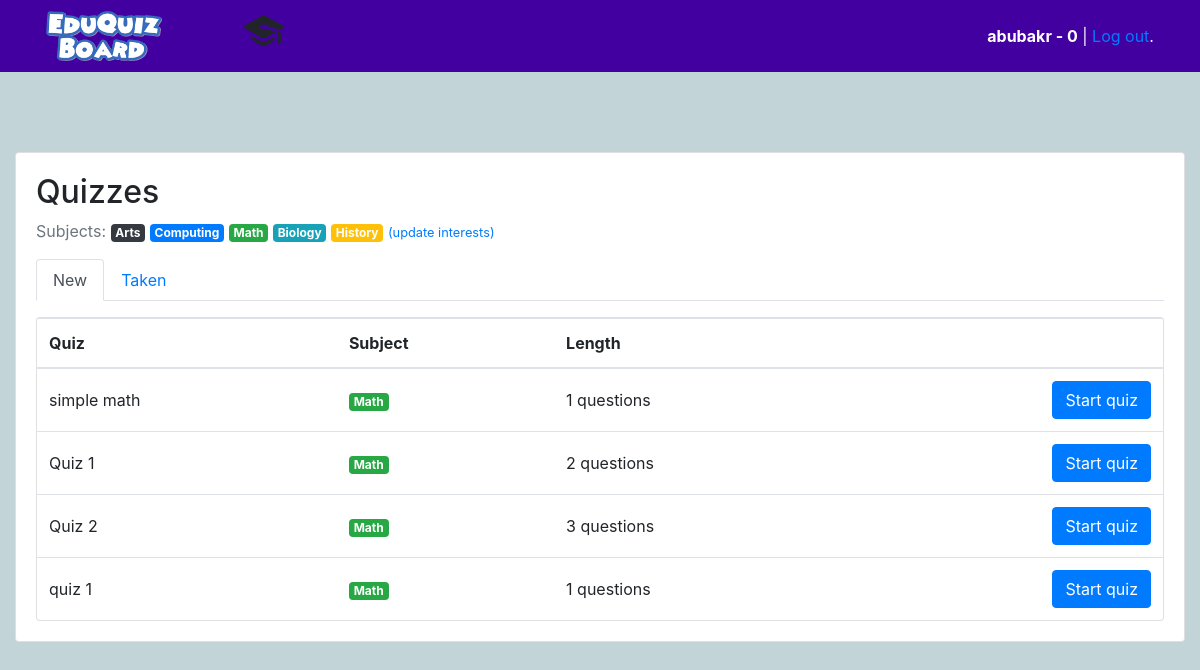
Screenshot of /students/ (signed in) with the database file from the repository.
### classroom/models.py (models this page shows, shortened)
class User(AbstractUser):
    is_student = models.BooleanField(default=False)
    is_teacher = models.BooleanField(default=False)

class Student(models.Model):
    user = models.OneToOneField(User, on_delete=models.CASCADE, primary_key=True)
    quizzes = models.ManyToManyField(Quiz, through='TakenQuiz')
    interests = models.ManyToManyField(Subject, related_name='interested_students')
    score = models.IntegerField(default=0)

class Subject(models.Model):
    name = models.CharField(max_length=30)
    color = models.CharField(max_length=7, default='#007bff')
    def get_html_badge(self):
        name = escape(self.name)
        color = escape(self.color)
        html = '<span class="badge badge-primary" style="background-color: %s">%s</span>' % (color, name)
        return mark_safe(html)

class Quiz(models.Model):
    owner = models.ForeignKey(User, on_delete=models.CASCADE, related_name='quizzes')
    name = models.CharField(max_length=255)
    subject = models.ForeignKey(Subject, on_delete=models.CASCADE, related_name='quizzes')

### classroom/views/students.py (the view)
# urls.py: path('', students.QuizListView.as_view(), name='quiz_list'),
@method_decorator([login_required, student_required], name='dispatch')
class QuizListView(ListView):
    model = Quiz
    ordering = ('name', )
    context_object_name = 'quizzes'
    template_name = 'classroom/students/quiz_list.html'
    def get_queryset(self):
        student = self.request.user.student
        student_interests = student.interests.values_list('pk', flat=True)
        taken_quizzes = student.quizzes.values_list('pk', flat=True)
        queryset = Quiz.objects.filter(subject__in=student_interests) \
            .exclude(pk__in=taken_quizzes) \
            .annotate(questions_count=Count('questions')) \
            .filter(questions_count__gt=0)
        return queryset

### classroom/templates/classroom/students/quiz_list.html
{% extends 'base.html' %}
{% block content %}
  {% include 'classroom/students/_header.html' with active='new' %}
  <div class="card">
    <table class="table mb-0">
      <thead>
        <tr>
          <th>Quiz</th>
          <th class="d-none d-sm-table-cell">Subject</th>
          <th class="d-none d-sm-table-cell">Length</th>
          <th></th>
        </tr>
      </thead>
      <tbody>
        {% for quiz in quizzes %}
          <tr>
            <td class="align-middle">{{ quiz.name }}</td>
            <td class="align-middle d-none d-sm-table-cell">{{ quiz.subject.get_html_badge }}</td>
            <td class="align-middle d-none d-sm-table-cell">{{ quiz.questions_count }} questions</td>
            <td class="text-right">
              <a href="{% url 'students:take_quiz' quiz.pk %}" class="btn btn-primary">Start quiz</a>
            </td>
          </tr>
        {% empty %}
          <tr>
            <td class="bg-light text-center font-italic" colspan="4">No quiz matching your interests right now.</td>
          </tr>
        {% endfor %}
      </tbody>
    </table>
  </div>
{% endblock %}

### templates/base.html (shortened to what this page needs)
{% load static %}<!doctype html>
<html lang="en">
  <head>
    <link rel="stylesheet" href="{% static 'css/bootstrap.min.css' %}">
    <link rel="stylesheet" type="text/css" href="{% static 'vendor/fontello-2f186091/css/fontello.css' %}">
    <link rel="stylesheet" type="text/css" href="{% static 'css/app.css' %}">
    {% if user.is_authenticated and user.is_teacher %}
      <link rel="stylesheet" type="text/css" href="{% static 'css/teachers.css' %}">
    {% else %}
      <link rel="stylesheet" type="text/css" href="{% static 'css/students.css' %}">
    {% endif %}
    <link rel="stylesheet" type="text/css" href="{% static 'css/signup.css' %}">
    <link rel="stylesheet" type="text/css" href="{% static 'css/base.css' %}">
  </head>
  <body>
    <header class="head1">
      <div class="container">
        <nav  class="navbar navbar-expand">
            <a class="col-2" href="{% url 'home' %}">
                <img class="logo" src="{% static 'img/logo.png'%}" height="50px">
            </a>
            <div class="col-2">
              <h1 class="logo">
                <a href="{% url 'home' %}">
                  {% if user.is_authenticated %}
                    {% if user.is_teacher %}
                      <span class="icon-feather" data-toggle="tooltip" data-placement="right" title="Teacher profile"></span>
                    {% else %}
                      <span class="icon-graduation-cap" data-toggle="tooltip" data-placement="right" title="Student profile"></span>
                    {% endif %}
                  {% endif %}
                </a>
              </h1>
            </div>
            <div class="col-8 text-right">
              {% if user.is_authenticated %}
                <p class="pt-3 ptag"><strong>{{ user.username }}{% if user.is_student %} - {{user.student.score}}{% endif %}</strong> | <a href="{% url 'logout' %}">Log out</a>.</p>
              {% else %}
                <a href="{% url 'login' %}" class="btn btn-light" role="button">Log in</a>
                <a href="{% url 'signup' %}" class="btn btn-primary" role="button">Sign up</a>
              {% endif %}
            </div>
        </nav>
      </div>
    </header>
    <div class="container">
      <div class="main1" >
        <div class="card mb-3">
            <div class="card-body">
              {% block content %}
              {% endblock %}
            </div>
          </div>
      </div>
    </div>
  </body>
</html>

### classroom/templates/classroom/students/_header.html
<h2>Quizzes</h2>
<p class="text-muted">
  Subjects:{% for subject in user.student.interests.all %} {{ subject.get_html_badge }}{% endfor %}
  <a href="{% url 'students:student_interests' %}"><small>(update interests)</small></a>
</p>
<ul class="nav nav-tabs mb-3">
  <li class="nav-item">
    <a class="nav-link{% if active == 'new' %} active{% endif %}" href="{% url 'students:quiz_list' %}">New</a>
  </li>
  <li class="nav-item">
    <a class="nav-link{% if active == 'taken' %} active{% endif %}" href="{% url 'students:taken_quiz_list' %}">Taken</a>
  </li>
</ul>

### static/css/app.css (style rules this page uses)
.logo { font-family: 'Clicker Script', cursive; }
.logo a { color: #212529; text-decoration: none; }

### static/css/students.css (style rules this page uses)
body { background-color: #c2d4d8; }

### static/css/signup.css (style rules this page uses)
.container { min-width: 1200px; }
.head1 { background-color: #4300a1; }

### static/css/base.css (style rules this page uses)
.ptag { color: white; }
.main1 { margin-top: 80px; }

### templates/base.html (style rules this page uses)
body { background-color: }

### rows the page displays
User: username "abubakr", student.score "0"
Subject: get_html_badge "Arts"
Subject: get_html_badge "Computing"
Subject: get_html_badge "Math"
Subject: get_html_badge "Biology"
Subject: get_html_badge "History"
Quiz: name "simple math", subject.get_html_badge "Math", questions_count "1"
Quiz: name "Quiz 1", subject.get_html_badge "Math", questions_count "2"
Quiz: name "Quiz 2", subject.get_html_badge "Math", questions_count "3"
Quiz: name "quiz 1", subject.get_html_badge "Math", questions_count "1"
